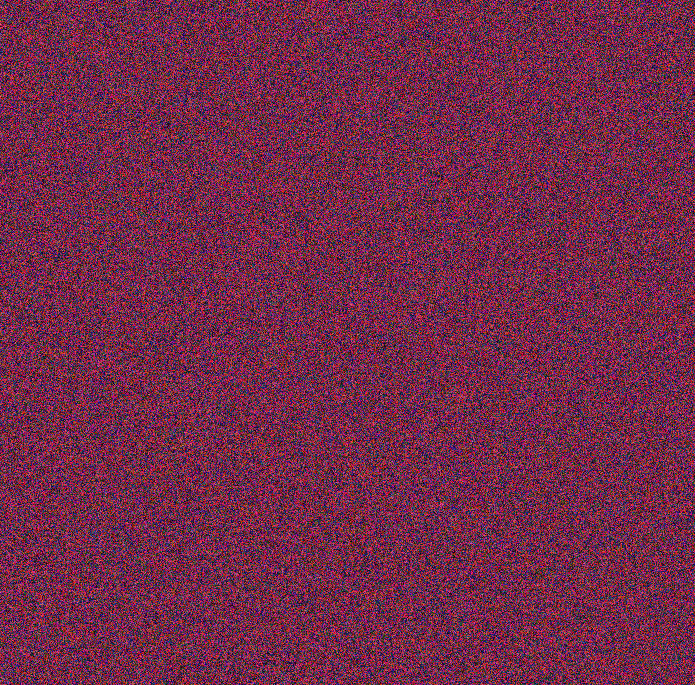
#> input picture steg/testouta.png, 695 x 685 px
$ python img21.py
#> lines starting #> are read from the running program, lines starting #| are printed output that depends on the picture
from PIL import Image

img_a = Image.open("testouta.png")
#> img_a is the input picture: PIL image 695x685 RGBA; mean R, G, B, A 112.5, 43.9, 74, 255
img_b = Image.open("testoutb.png")
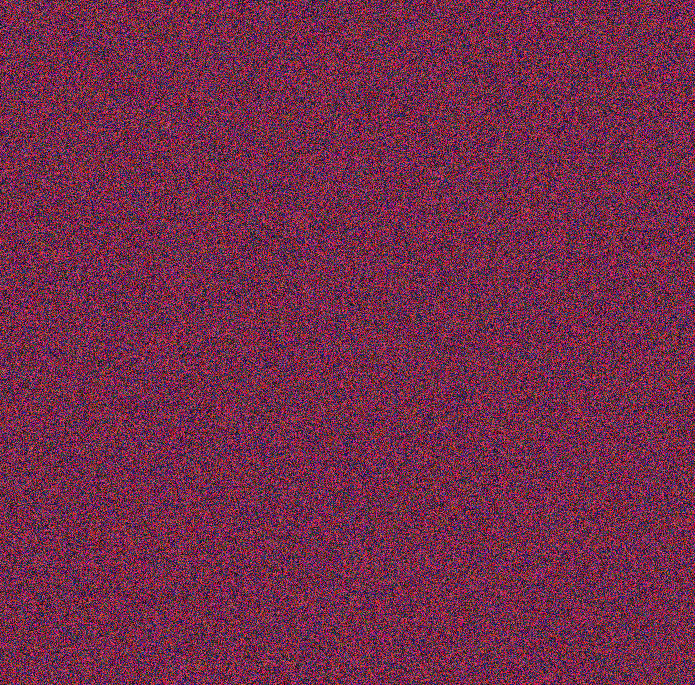
#> input picture steg/testoutb.png, 695 x 685 px
#> img_b is the input picture: PIL image 695x685 RGBA; mean R, G, B, A 113.8, 44.9, 74.9, 255

pixels_a = img_a.load()
pixels_b = img_b.load()

combined = Image.new(img_a.mode, img_a.size, color = 'black')
pixels_combined = combined.load()

w, h = img_a.size
#> w = 695; h = 685

for x in range(w):
    for y in range(h):
        p_a = pixels_a[x, y]
        p_b = pixels_b[x, y]
        r = p_a[0] + p_b[0]
        g = p_a[1] + p_b[1]
        b = p_a[2] + p_b[2]
        pixels_combined[x, y] = (r, g, b, 255)

combined.save("testout.png")
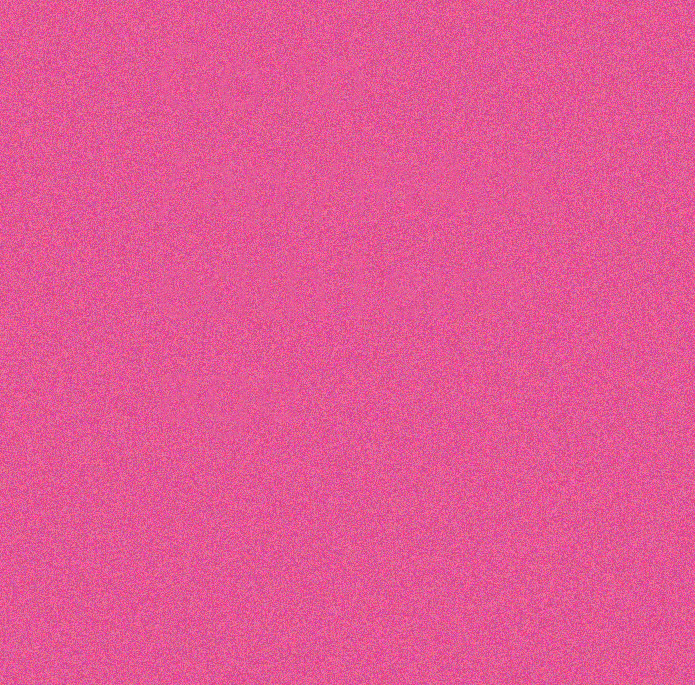
#> saved as testout.png: PIL image 695x685 RGBA; mean R, G, B, A 226.3, 88.8, 148.9, 255
